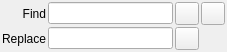
<?xml version="1.0" encoding="UTF-8"?>
<ui version="4.0">
 <class>FormFindReplace</class>
 <widget class="QWidget" name="FormFindReplace">
  <property name="geometry">
   <rect>
    <x>0</x>
    <y>0</y>
    <width>227</width>
    <height>52</height>
   </rect>
  </property>
  <property name="windowTitle">
   <string>Form</string>
  </property>
  <layout class="QGridLayout" name="gridLayout">
   <property name="leftMargin">
    <number>2</number>
   </property>
   <property name="topMargin">
    <number>2</number>
   </property>
   <property name="rightMargin">
    <number>2</number>
   </property>
   <property name="bottomMargin">
    <number>2</number>
   </property>
   <property name="spacing">
    <number>2</number>
   </property>
   <item row="0" column="0">
    <widget class="QLabel" name="labelFind">
     <property name="text">
      <string>Find</string>
     </property>
     <property name="alignment">
      <set>Qt::AlignRight|Qt::AlignTrailing|Qt::AlignVCenter</set>
     </property>
    </widget>
   </item>
   <item row="0" column="1">
    <widget class="FindLineEdit" name="textToFind">
     <property name="sizePolicy">
      <sizepolicy hsizetype="Expanding" vsizetype="Fixed">
       <horstretch>0</horstretch>
       <verstretch>0</verstretch>
      </sizepolicy>
     </property>
    </widget>
   </item>
   <item row="0" column="2">
    <widget class="QToolButton" name="buttonFind">
     <property name="icon">
      <iconset resource="resources.qrc">
       <normaloff>:/images/edit-find.svg</normaloff>:/images/edit-find.svg</iconset>
     </property>
    </widget>
   </item>
   <item row="0" column="3">
    <widget class="QToolButton" name="buttonFindPrev_2">
     <property name="icon">
      <iconset resource="resources.qrc">
       <normaloff>:/images/actions/dialog-close.svg</normaloff>:/images/actions/dialog-close.svg</iconset>
     </property>
    </widget>
   </item>
   <item row="1" column="0">
    <widget class="QLabel" name="labelReplace">
     <property name="text">
      <string>Replace</string>
     </property>
    </widget>
   </item>
   <item row="1" column="1">
    <widget class="FindLineEdit" name="textToReplace">
     <property name="sizePolicy">
      <sizepolicy hsizetype="Expanding" vsizetype="Fixed">
       <horstretch>0</horstretch>
       <verstretch>0</verstretch>
      </sizepolicy>
     </property>
    </widget>
   </item>
   <item row="1" column="2">
    <widget class="QToolButton" name="buttonReplace">
     <property name="icon">
      <iconset resource="resources.qrc">
       <normaloff>:/images/edit-find-replace.svg</normaloff>:/images/edit-find-replace.svg</iconset>
     </property>
    </widget>
   </item>
  </layout>
 </widget>
 <customwidgets>
  <customwidget>
   <class>FindLineEdit</class>
   <extends>QLineEdit</extends>
   <header>findlineedit.h</header>
  </customwidget>
 </customwidgets>
 <resources>
  <include location="resources.qrc"/>
 </resources>
 <connections>
  <connection>
   <sender>buttonFindPrev_2</sender>
   <signal>clicked()</signal>
   <receiver>FormFindReplace</receiver>
   <slot>hide()</slot>
   <hints>
    <hint type="sourcelabel">
     <x>498</x>
     <y>22</y>
    </hint>
    <hint type="destinationlabel">
     <x>466</x>
     <y>9</y>
    </hint>
   </hints>
  </connection>
 </connections>
</ui>
